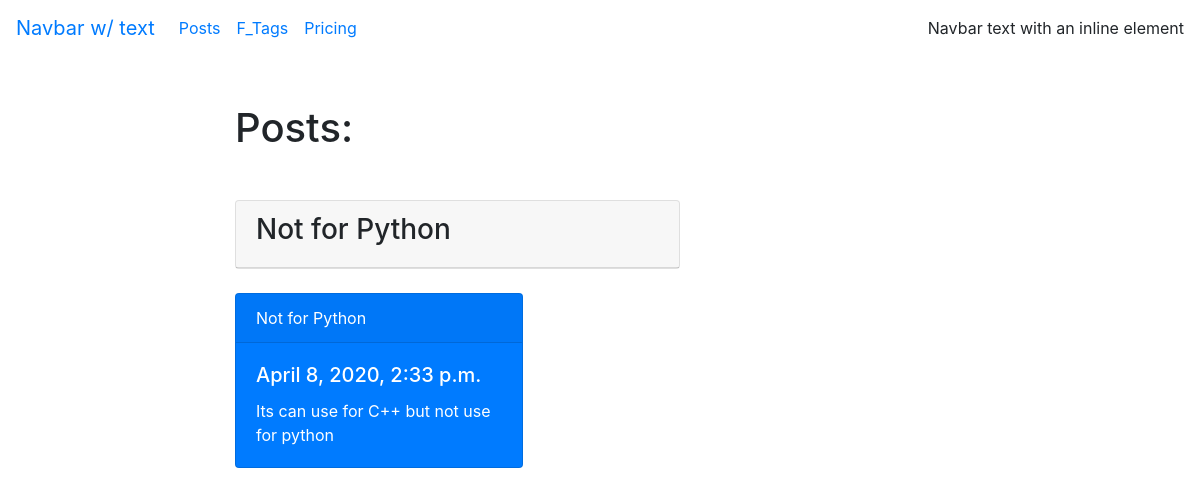
The page /blog/post_det/python22/ on the database its author committed.
### blog/models.py (models this page shows, shortened)
class Post(models.Model):
    title = models.CharField(max_length=150, db_index=True)
    slug = models.SlugField(max_length=150, unique=True)
    body = models.TextField(blank=True, db_index=True)
    tags = models.ManyToManyField('Tag', blank=True, related_name='posts')
    date_pub = models.DateTimeField(auto_now_add=True)

### blog/views.py (the view)
# urls.py: path('post_det/<str:slug>/', PostDetail.as_view(), name='post_detail_url'),
class PostDetail(View):
    def get(self,request,slug):
        n = get_object_or_404(Post, slug__iexact=slug)
        return render(request, 'blog/post_detail.html', context={'post': n})

### blog/templates/blog/post_detail.html
{% extends 'blog/base_blog.html' %}
{% block content %}
<h1 class="mb-5"> Posts: </h1>
<div class="card mb-4">
          <div class="card-header">
   <h3> {{ post.title }} </h3>
          </div>
</div>
<div class="card text-white bg-primary mb-3" style="max-width: 18rem;">
  <div class="card-header">{{ post.title }}</div>
  <div class="card-body">
    <h5 class="card-title">{{ post.date_pub }}</h5>
    <p class="card-text">{{ post.body }}</p>
  </div>
</div>
{% endblock %}

### rows shown on the page
Post: title "Not for Python", date_pub "April 8, 2020, 2:33 p.m.", body "Its can use for C++ but not use for python"
